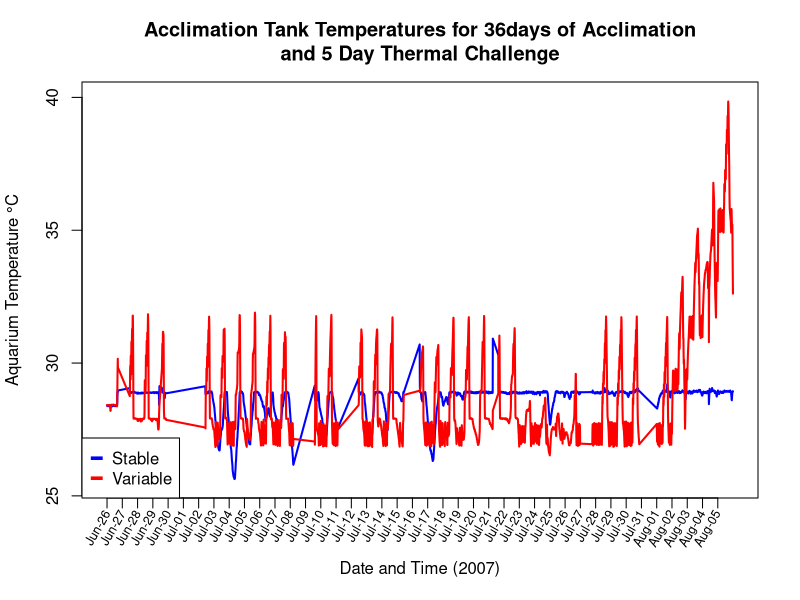

Generate this figure with R:
library(Hmisc)

Temps<-read.delim("AcclimationTempData_wRamp.txt", header=T)
Temps$Date.Time<-strptime(Temps$Date.Time, format="%m/%d/%y %H:%M")
Tank1DayMeans<-tapply(Temps$Tank.1, Temps$NumDate, mean)
Tank2DayMeans<-tapply(Temps$Tank.2, Temps$NumDate, mean)

Tank1DayMins<-tapply(Temps$Tank.1, Temps$NumDate, min)
Tank2DayMins<-tapply(Temps$Tank.2, Temps$NumDate, min)

Tank1DayMax<-tapply(Temps$Tank.1, Temps$NumDate, max)
Tank2DayMax<-tapply(Temps$Tank.2, Temps$NumDate, max)

Tank1DaySD<-tapply(Temps$Tank.1, Temps$NumDate, sd)
Tank2DaySD<-tapply(Temps$Tank.2, Temps$NumDate, sd)

Tank1Dayerror<-qnorm(0.975)*Tank1DaySD/sqrt(tapply(Temps$Tank.1, Temps$NumDate, length))
Tank2Dayerror<-qnorm(0.975)*Tank2DaySD/sqrt(tapply(Temps$Tank.1, Temps$NumDate, length))

Tank1error<-qnorm(0.975)*mean(Tank1DaySD)/sqrt(length(Tank1DaySD))
Tank2error<-qnorm(0.975)*mean(Tank2DaySD)/sqrt(length(Tank2DaySD))

Data4Plot<-data.frame(cbind(Tank1DayMeans, Tank2DayMeans, Tank1DayMax, Tank2DayMax, Tank1DayMins, Tank2DayMins, Tank1DaySD, Tank2DaySD, Tank1Dayerror, Tank2Dayerror))
Data4Plot<-cbind("Days"=strptime(names(Tank1DayMeans), format="%m/%d/%y"), Data4Plot)


pdf("FigS1_AcclimationTempPlot_wRamp.pdf")
plot(Temps$Date.Time, Temps$Tank.1, type="l", lwd=2, ylab="Aquarium Temperature °C", xlab="Date and Time (2007)", main="Acclimation Tank Temperatures for 36days of Acclimation
and 5 Day Thermal Challenge", col="Blue", ylim=c(25.5,40), xaxt='n')
points(Temps$Date.Time, Temps$Tank.2, type="l", lwd=2, col="Red")
ticks<-seq(from=min(Data4Plot$Days), by='1 day', length=41)
lbl<-strftime(ticks, format="%b-%d")
axis(side=1, at=ticks, labels=F)
text(ticks, par("usr")[3] - 0.5, srt=60, adj=1 , labels=lbl, xpd = T, cex=0.75)
legend("bottomleft",c("Stable","Variable"),col=c("Blue","Red"), pch="-", pt.cex=3)

dev.off()
